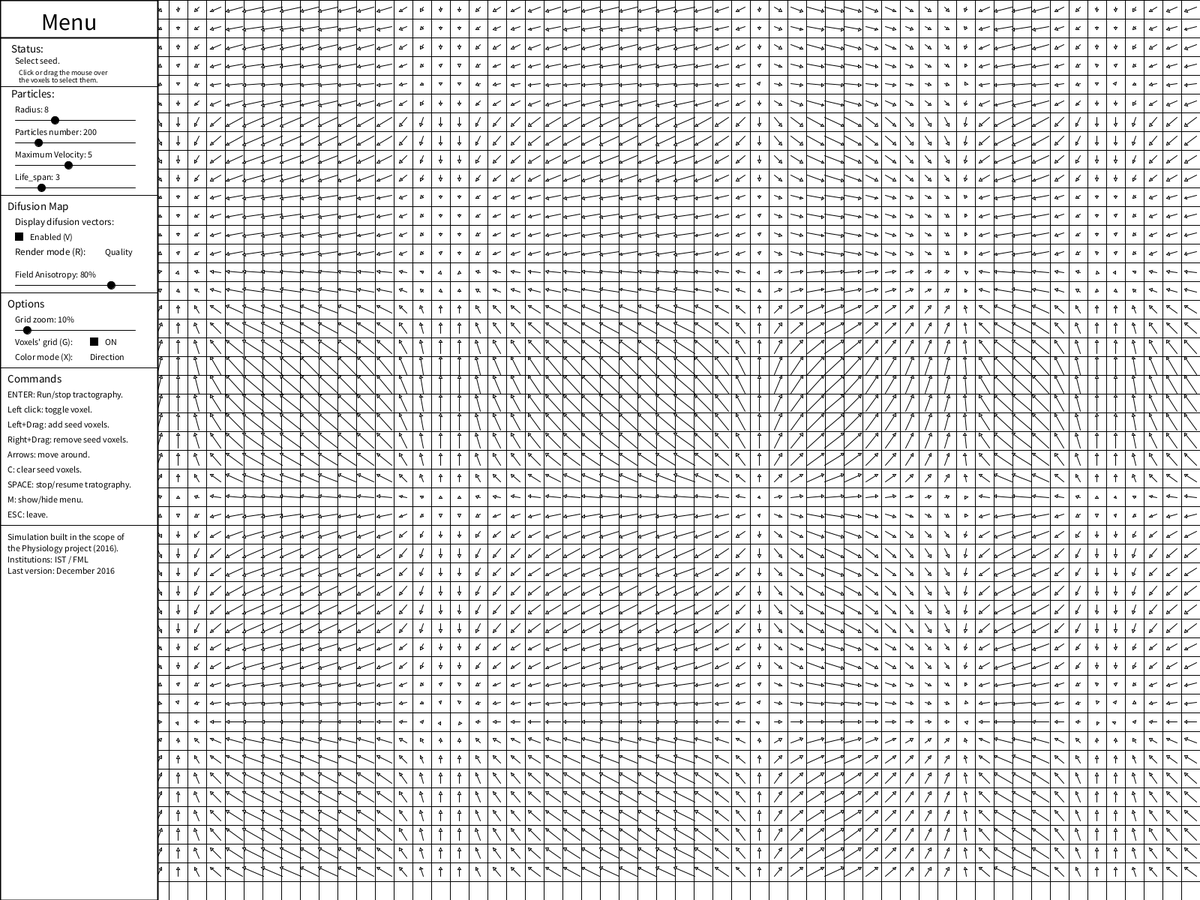
Frame 1 (no input)
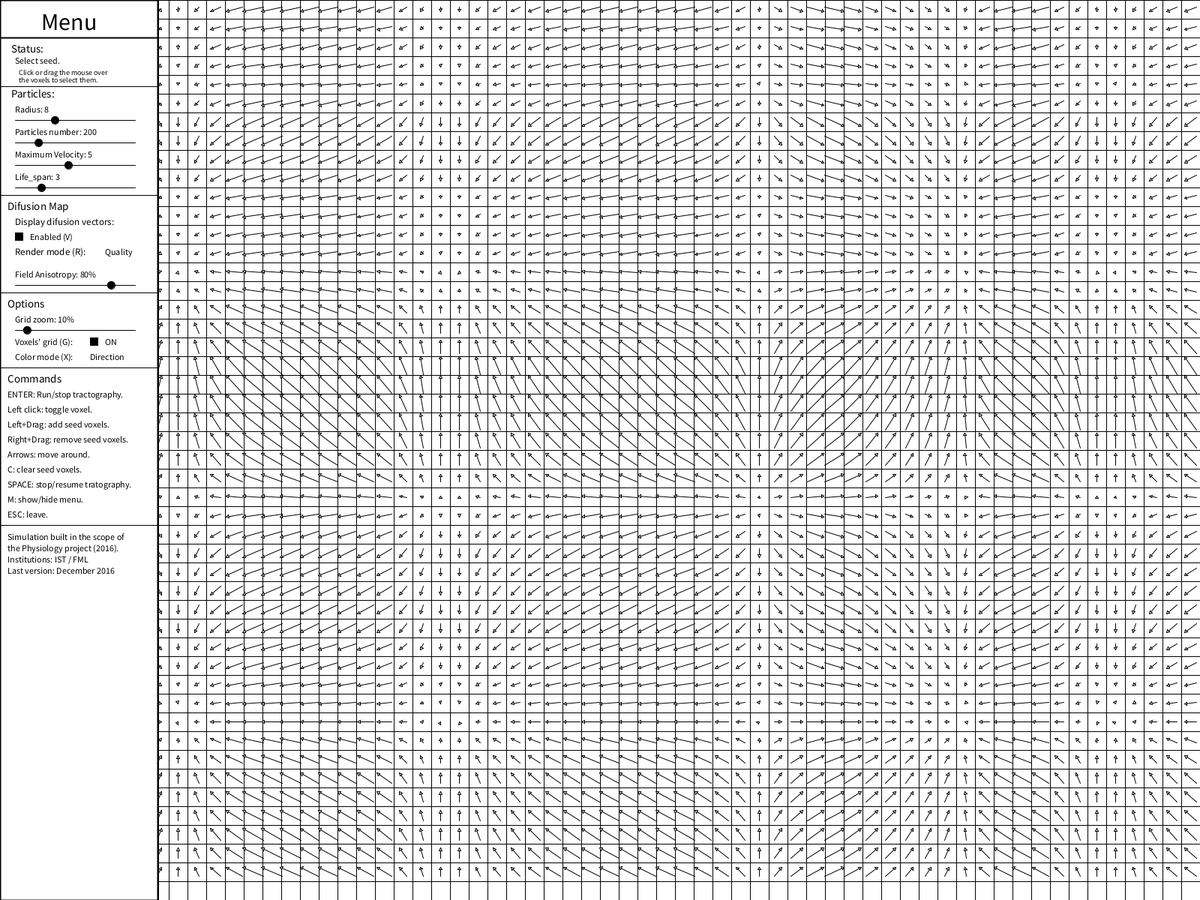
Frame 60 (the mouse pressed at the canvas centre just before this capture)
Frame 120 (the mouse held since frame 60 and released just before this capture): identical to frame 60, image omitted

The Processing sketch that drew these frames (run headless with seeded random() and noise(); from frame 60 on, the mouse is pressed at the canvas centre):

// Processing sketch: tratografia
// ── tratografia.pde
Particle[] particles;
int n_particles=1000;
int n_cols=100;
int n_rows=100;
int cols;
int rows;
int vector_scale=40;
float x_unif;
float y_unif;
int n_seed_blocks;
float x_off, y_off;
boolean[][] seed = new boolean[n_cols][n_rows]; 
boolean update_reborn;
boolean menu_on=true;
boolean refresh_canvas=true;
boolean pause=false;

void setup() {
  //size(1000,600);
  fullScreen();

  cols=width/n_cols;
  rows=height/n_rows;
  n_seed_blocks=0;
  x_off=random(1000);
  y_off=random(1000);
  x_unif=0.4*field_anisotropy.value/100;
  y_unif=0.4*field_anisotropy.value/100;

  particles=new Particle[n_particles];
  for (int i=0; i<n_particles; i++)
    particles[i]=new Particle(new PVector(0, 0));
}

void draw() {
  if(pause){
    if (menu_on || menu_width>0)
      draw_menu();
    return;
  }
  
  if (refresh_canvas) {
    background(255);

    // REBORN PARTICLES
    if (n_seed_blocks>0) {
      for (int i=0; i<num_particles.value; i++) {
        PVector new_seed=new PVector(0, 0);
        int rand=floor(random(n_seed_blocks))+1;

        for (int k=0; k<n_cols && rand>0; k++)
          for (int j=0; j<n_rows; j++) {
            if (seed[k][j])rand--;
            if (rand<=0) {
              new_seed.x=random(k, k+1)*cols;
              new_seed.y=random(j, j+1)*rows;
              break;
            }
          }
        particles[i].reborn(new_seed);
      }
    }
    // UPDATE VARIABLES
    x_unif=0.5*(100-field_anisotropy.value)/100;
    y_unif=0.5*(100-field_anisotropy.value)/100;
    n_cols=floor(map(grid_zoom.value, 0, 100, 70, 10));
    n_rows=floor(map(grid_zoom.value, 0, 100, 70*height/width, 10*height/width));
    cols=width/n_cols;
    rows=height/n_rows;

    // SEED REGION
    for (int i=0; i<n_cols; i++)
      for (int j=0; j<n_rows; j++)
        if (seed[i][j]) {
          fill(250, 0, 0, 100);
          strokeWeight(1.5);
          rect(i*cols, j*rows, cols, rows);
          strokeWeight(1);
        }

    // GRID
    if (grid_on) {
      for (int i=0; i<=n_cols; i++)
        line(i*cols, 0, i*cols, height);
      for (int i=0; i<=n_rows; i++)
        line(0, i*rows, width, i*rows);
    }

    // GRADIENT VECTORS
    for (int i=0; i<n_cols; i++) {
      float mid_x=(i+.5)*cols;
      for (int j=0; j<n_rows; j++) {
        float mid_y=(j+.5)*rows;

        if (draw_dif_vectors) {
          float x_noise=noise_x((i+.5)*x_unif)*vector_scale;
          float y_noise=noise_y((j+.5)*y_unif)*vector_scale;
          arrowLine(mid_x-.5*x_noise, mid_y-.5*y_noise, mid_x+.5*x_noise, mid_y+0.5*y_noise, true);
          //fill(0);
          //text(x_noise,i*cols,j*rows+10);
          //text(y_noise,i*cols,j*rows+20);
        }
        if (!vectors_render)j++;
      }
      if (!vectors_render)i++;
    }

    refresh_canvas=false;
  }

  // Particles
  if(run_tractography)
  for (int i=0; i<num_particles.value; i++) {
    int x_loc=floor(particles[i].location.x/cols);
    int y_loc=floor(particles[i].location.y/rows);
    PVector force = new PVector(noise_x((x_loc+.5)*x_unif), noise_y((y_loc+.5)*y_unif));
    force.mult(0.5);

    particles[i].applyForce(force);
    particles[i].update();

    if (particles[i].need_reborn && n_seed_blocks>0) {
      PVector new_seed=new PVector(0, 0);
      int rand=floor(random(n_seed_blocks))+1;

      for (int k=0; k<n_cols && rand>0; k++)
        for (int j=0; j<n_rows; j++) {
          if (seed[k][j])rand--;
          if (rand<=0) {
            new_seed.x=random(k, k+1)*cols;
            new_seed.y=random(j, j+1)*rows;
            break;
          }
        }
      particles[i].reborn(new_seed);
    }

    if (n_seed_blocks>0) {
      particles[i].display();
      update_reborn=true;
    } else {
      if (update_reborn) {
        for (int k=0; k<n_particles; k++)
          particles[k].need_reborn=true;
        update_reborn=false;
      }
    }
  }
  

  if(!menu_on && menu_width>0){
    menu_width-=20;
    refresh_canvas=true;
  }
  if(menu_on && menu_width<fixed_menu_width){
    menu_width+=20;
    refresh_canvas=true;
  }
  if (menu_on || menu_width>0)
    draw_menu();
}


float noise_x(float x) {
  return map(noise(x_off+x), 0, 1, -1, 1);
}


float noise_y(float y) {
  return map(noise(y_off+y), 0, 1, -1, 1);
}



// MOUSE FUNCTIONS
void mouseClicked() {
  int x_seed=floor(mouseX/cols);
  int y_seed=floor(mouseY/rows);

  if (mouseButton==LEFT && x_seed<n_cols && y_seed<n_rows) {
    run_tractography=false;
    refresh_canvas=true;
    if (seed[x_seed][y_seed]) {
      seed[x_seed][y_seed]=false;
      n_seed_blocks--;
    } else {
      seed[x_seed][y_seed]=true;
      n_seed_blocks++;
    }
  }
}

void mouseDragged() {
  if ((menu_on && i_mouseX>menu_width) || !menu_on) {
    run_tractography=false;
    if (mouseX<cols*n_cols && mouseY<rows*n_rows && mouseX>0 && mouseY>0) {
      refresh_canvas=true;
      if (mouseButton==LEFT) {
        seed[floor(mouseX/cols)][floor(mouseY/rows)]=true;
      } else if (mouseButton==RIGHT) {
        seed[floor(mouseX/cols)][floor(mouseY/rows)]=false;
      }
    }
  }
}

void mousePressed() {
  left_mouse_pressed=(mouseButton==LEFT);
  i_mouseX=mouseX;
  i_mouseY=mouseY;
}


void mouseReleased() {
  left_mouse_pressed=false;

  // recount n_seed_blocks
  n_seed_blocks=0;
  for (int i=0; i<n_cols; i++)
    for (int j=0; j<n_rows; j++)
      if (seed[i][j])n_seed_blocks++;
}



void keyPressed() {
  refresh_canvas=true;

  if (key==CODED) {

    // if any arrow

    if (keyCode==UP)y_off-=0.5;
    if (keyCode==DOWN)y_off+=0.5;
    if (keyCode==LEFT)x_off-=0.5;
    if (keyCode==RIGHT)x_off+=0.5;
  } else {
    if (key=='V' || key=='v')
      if(!pause)
        draw_dif_vectors=!draw_dif_vectors;

    if (key=='C' || key=='c') {
      run_tractography=false;
      refresh_canvas=true;
      n_seed_blocks=0;
      for (int i=0; i<n_cols; i++)
        for (int j=0; j<n_rows; j++)
          seed[i][j]=false;
    }

    if (key=='R' || key=='r')
      vectors_render=!vectors_render;

    if (key=='G' || key=='g')
      if(!pause)
        grid_on=!grid_on;

    if (key=='M' || key=='m') {
      menu_on=!menu_on; 
    }
    
    if (key=='X' || key=='x') {
      color_mode=!color_mode;
      refresh_canvas=true;
    }
    
    if (key==ENTER) {
      run_tractography=!run_tractography;
    }
    
    if (key==' ') {
      refresh_canvas=false;
      pause=!pause;
    }
  }
}
// ── Arrow_Draw.pde
void arrowLine(float x0, float y0, float x1, float y1, boolean solid)
{
  line(x0, y0, x1, y1);
  if(vectors_render){
    
    float lineAngle=atan2(y0-y1,x0-x1);
    float x2;
    float y2;
    float x3;
    float y3;
  
    x2 = x1 + 4*cos(lineAngle + radians(30));
    y2 = y1 + 4*sin(lineAngle + radians(30));
    x3 = x1 + 4*cos(lineAngle - radians(30));
    y3 = y1 + 4*sin(lineAngle - radians(30));
    if (solid)
    {triangle(x1, y1, x2, y2, x3, y3);
    }else{
      line(x1, y1, x2, y2);
      line(x1, y1, x3, y3);
    } 
    
  }else{
    
    ellipse(x1,y1,3,3);
  
  }
}

// ── Drag_Bar_Input.pde
boolean left_mouse_pressed;
int i_mouseX,i_mouseY;

class Drag_Bar{
  int x,y,w;
  float min,max;
  float value;
  boolean enabled,locked=false;
  String title,type;
  float size=10;
  
  Drag_Bar(String t,String type_,float a,float b,int x_,int y_,int w_,float v,boolean e){
    min=a;
    max=b;
    type=type_;
    x=x_;
    y=y_;
    w=w_;
    value=v;
    enabled=e;
    title=t;
  }

  void display(){
    if(enabled)update();
    if(enabled){
      fill(0);
      stroke(0);
    }else{
      fill(200);
      stroke(200);
    }
    textSize(12);
    text(title+": "+floor(value)+type,x,y-10);
    line(x,y,x+w,y);
    ellipse(x+map(value,min,max,0,w),y,size,size);
    //rect(x+map(value,min,max,0,w)-size/2,y-size/2,size,size);
  }

  boolean isOn(int x_,int y_){
    float xx=x+map(value,min,max,0,w)-size/2;
    return(x_>xx && x_<xx+size && y_<y+size/2 && y_>y-size/2);
  }
  
  void update(){
    
    if(left_mouse_pressed){
      if(isOn(i_mouseX,i_mouseY))locked=true;
      }else{
      locked=false;
   }
    
    if(locked){
      value=map(mouseX,x,x+w,min,max);
      if(value>max)value=max;
      if(value<min)value=min;
      
      if(title!="Radius" && title!="Particles number" && title!="Maximum Velocity" && title!="Life_span")
        refresh_canvas=true;
    }
  }
}
// ── Menu_Draw.pde
int fixed_menu_width=210;
int menu_width=fixed_menu_width;
int status_coord=70;
int part_coord=120;
int disp_dif_coord=280;
int options_coord=390;
int infos_coord=490;
int credits_coord=700;
boolean draw_dif_vectors=true;
boolean vectors_render=true;
boolean grid_on=true;
boolean run_tractography=false;
boolean color_mode=true;

Drag_Bar particle_radius = new Drag_Bar("Radius", "", 2, 20, 20, part_coord+40, 160, 8, true);
Drag_Bar num_particles = new Drag_Bar("Particles number", "", 1, 1000, 20, part_coord+70, 160, 200, true);
Drag_Bar particles_max_vel = new Drag_Bar("Maximum Velocity", "", 1, 10, 20, part_coord+100, 160, 5, true);
Drag_Bar particle_life_span = new Drag_Bar("Life_span", "", 1, 10, 20, part_coord+130, 160, 3, true);

Drag_Bar field_anisotropy = new Drag_Bar("Field Anisotropy", "%", 0, 100, 20, disp_dif_coord+100, 160, 80, true);

Drag_Bar grid_zoom = new Drag_Bar("Grid zoom", "%", 0, 100, 20, options_coord+50, 160, 10, true);

int min_menu(int x){
  return min(x,menu_width);
}

int map_x(int x){
  return floor(map(menu_width,0,fixed_menu_width,x-fixed_menu_width,x));
}

void draw_menu() {

  // UPDATE X_VALUES OF SLIDERS:
  particle_radius.x=map_x(20);
  num_particles.x=map_x(20);
  particles_max_vel.x=map_x(20);
  particle_life_span.x=map_x(20);
  field_anisotropy.x=map_x(20);
  grid_zoom.x=map_x(20);
  
  //particle_radius.enabled=!pause;
  //num_particles.enabled=!pause;
  //particles_max_vel.enabled=!pause;
  //particle_life_span.enabled=!pause;
  field_anisotropy.enabled=!pause;
  grid_zoom.enabled=!pause;
  
  // MENU
  strokeWeight(2);
  fill(255);
  rect(0, 0, menu_width, height);
  fill(0);
  textSize(32);
  text("Menu", map_x(55), 40);

  fill(255);
  strokeWeight(2);
  line(0, 50, map_x(fixed_menu_width), 50);
  strokeWeight(1);


  // STATUS
  fill(0);
  textSize(15);
  text("Status:", map_x(15), status_coord);
  textSize(12);
  if(pause){
    text("Simulation paused.", map_x(20), status_coord+15);
    textSize(10);
    text("Press SPACE to resume simulation.", map_x(25), status_coord+30);
  }else if (n_seed_blocks==0) {
    text("Select seed.", map_x(20), status_coord+15);
    textSize(10);
    text("Click or drag the mouse over", map_x(25), status_coord+30);
    text("the voxels to select them.", map_x(25), status_coord+40);
  } else {
    if (run_tractography) {
      text("Tractography running...", map_x(20), status_coord+15);
      textSize(10);
      text("Computing main fibers...", map_x(25), status_coord+30);
    } else {
      text("Seed selected. Waiting to run...", map_x(20), status_coord+15);
      textSize(10);
      text("Press [ENTER] to run tractography.", map_x(25), status_coord+30);
    }
  }



  // PARTICLES
  fill(0);
  line(0, part_coord-5, map_x(fixed_menu_width), part_coord-5);

  fill(0);
  textSize(15);
  text("Particles:", map_x(15), part_coord+10);

  num_particles.display();
  particle_radius.display();
  particles_max_vel.display();
  particle_life_span.display();

  // DISPLAY DIFUSION VECTORS

  fill(0);
  line(0, disp_dif_coord-20, map_x(fixed_menu_width), disp_dif_coord-20);

  fill(0);
  textSize(15);
  text("Difusion Map", map_x(10), disp_dif_coord);
  textSize(13);

  if(pause){fill(200);stroke(200);}else{fill(0);stroke(0);}
  text("Display difusion vectors:", map_x(20), disp_dif_coord+20);
  textSize(12);
  if (draw_dif_vectors) {
    text("Enabled (V)", map_x(40), disp_dif_coord+40);
    if(pause){fill(200);stroke(200);}else{fill(0);stroke(0);}
    rect(map_x(20), disp_dif_coord+30, 10, 10);
  } else {
    text("Disabled (V)", map_x(40), disp_dif_coord+40);
    if(pause){fill(255);stroke(200);}else{fill(255);stroke(0);}
    rect(map_x(20), disp_dif_coord+30, 10, 10);
  }

  fill(0);
  textSize(13);
  text("Render mode (R):", map_x(20), disp_dif_coord+60);
  textSize(12);
  if (vectors_render) {
    text("Quality", map_x(140), disp_dif_coord+60);
  } else {
    text("Fast", map_x(140), disp_dif_coord+60);
  }
  field_anisotropy.display();

  // OPTIONS
  fill(0);
  stroke(0);
  line(0, options_coord, map_x(fixed_menu_width), options_coord);

  textSize(15);
  text("Options", map_x(10), options_coord+20);
  grid_zoom.display();
  
  if(pause){fill(200);stroke(200);}else{fill(0);stroke(0);}
  text("Voxels' grid (G):", map_x(20), options_coord+70);
  textSize(12);
  if (grid_on) {
    text("ON", map_x(140), options_coord+70);
    if(pause){fill(200);stroke(200);}else{fill(0);stroke(0);}
    rect(map_x(120), options_coord+60, 10, 10);
  } else {
    text("OFF", map_x(140), options_coord+70);
   if(pause){fill(255);stroke(200);}else{fill(255);stroke(0);}
    rect(map_x(120), options_coord+60, 10, 10);
  }


  if(pause){fill(200);stroke(200);}else{fill(0);stroke(0);}
  text("Color mode (X):", map_x(20), options_coord+90);
  textSize(12);
  if (color_mode) {
    text("Direction", map_x(120), options_coord+90);
  } else {
    text("Location", map_x(120), options_coord+90);
  }
  
  
  // INFOS
  fill(0);
  stroke(0);
  line(0, infos_coord, map_x(fixed_menu_width), infos_coord);

  textSize(15);
  text("Commands", map_x(10), infos_coord+20);

  fill(0);
  textSize(12);

  text("ENTER: Run/stop tractography.", map_x(10), infos_coord+40);
  text("Left click: toggle voxel.", map_x(10), infos_coord+60);
  text("Left+Drag: add seed voxels.", map_x(10), infos_coord+80);
  text("Right+Drag: remove seed voxels.", map_x(10), infos_coord+100);
  text("Arrows: move around.", map_x(10), infos_coord+120);
  text("C: clear seed voxels.", map_x(10), infos_coord+140);
  text("SPACE: stop/resume tratography.", map_x(10), infos_coord+160);
  text("M: show/hide menu.", map_x(10), infos_coord+180);
  text("ESC: leave.", map_x(10), infos_coord+200);

  // CREDITOS
  fill(0);
  stroke(0);
  line(0, credits_coord, map_x(fixed_menu_width), credits_coord);


  fill(0);
  textSize(12);
  text("Simulation built in the scope of", map_x(10), credits_coord+20);
  text("the Physiology project (2016).", map_x(10), credits_coord+35);
  text("Institutions: IST / FML", map_x(10), credits_coord+50);
  text("Last version: December 2016", map_x(10), credits_coord+65);
}
// ── Particle.pde
class Particle {
  PVector location;
  PVector velocity;
  PVector acceleration;
  boolean need_reborn;
  int lifespan;
  
  Particle(PVector l) {
    location = l;
    acceleration = new PVector(0,0);
    velocity = new PVector(0,0);
    need_reborn=true;
    lifespan=200*floor(particle_life_span.value);
  }

  void update() {
    lifespan--;
    velocity.add(acceleration);
    velocity.limit(0.5*particles_max_vel.value);
    location.add(velocity);
    acceleration.mult(0);
    
    if(location.x<0 || location.x>width || location.y<0 || location.y>height || lifespan<=0 || refresh_canvas){
      need_reborn=true;
    }
  }
 
  void display() {
    // prevent drawing at first frame
    if(lifespan>200*floor(particle_life_span.value)-1)return;
    
    stroke(0,20);
    colorMode(HSB, 100);
    color c;
    if(color_mode){
      // color_mode: direction
      
      float angle = abs(atan(velocity.y/velocity.x));
      if(angle>PI/4){
        angle=map(angle,PI/4,PI/2,3*PI/8,PI/2);
      }else{
        angle=map(angle,0,PI/4,0,PI/8);
      } 
      c=color(map(angle,0,PI/2,0,75),100,100,50);
    }else{
      // color_mode: location
      
      c=color(map(location.x,0,width,0,100),map(location.y,0,height,30,100) ,100,50);
    }
    fill(c);
   
    
    //ellipse(location.x,location.y,particle_radius.value,particle_radius.value);
    float r = -particle_radius.value*log(map(lifespan,0,200*particle_life_span.value,0.6,0.001));
    ellipse(location.x,location.y,r,r);
    colorMode(RGB,256);
    stroke(0);
  }
  
  void reborn(PVector new_seed){
    lifespan=200*floor(particle_life_span.value);
    location=new_seed;
    velocity=new PVector(0,0);
    need_reborn=false;
  }
  
  void applyForce(PVector f){
    acceleration.add(f);
  };
  
}
